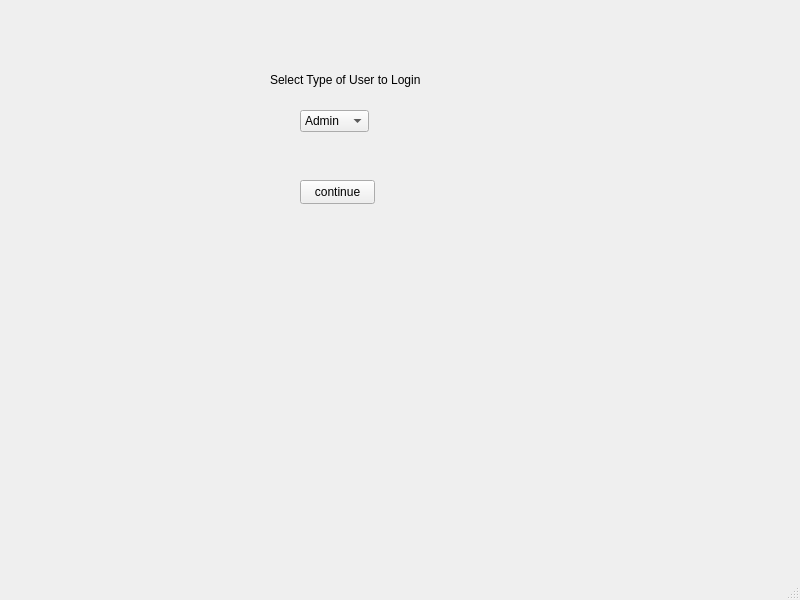
<?xml version="1.0" encoding="UTF-8"?>
<ui version="4.0">
 <class>MainWindow</class>
 <widget class="QMainWindow" name="MainWindow">
  <property name="geometry">
   <rect>
    <x>0</x>
    <y>0</y>
    <width>800</width>
    <height>600</height>
   </rect>
  </property>
  <property name="windowTitle">
   <string>MainWindow</string>
  </property>
  <widget class="QWidget" name="centralwidget">
   <widget class="QPushButton" name="continue_">
    <property name="geometry">
     <rect>
      <x>300</x>
      <y>180</y>
      <width>75</width>
      <height>24</height>
     </rect>
    </property>
    <property name="text">
     <string>continue</string>
    </property>
   </widget>
   <widget class="QComboBox" name="comboBox">
    <property name="geometry">
     <rect>
      <x>300</x>
      <y>110</y>
      <width>69</width>
      <height>22</height>
     </rect>
    </property>
    <item>
     <property name="text">
      <string>Admin</string>
     </property>
    </item>
    <item>
     <property name="text">
      <string>Student</string>
     </property>
    </item>
   </widget>
   <widget class="QLabel" name="usertype">
    <property name="geometry">
     <rect>
      <x>270</x>
      <y>70</y>
      <width>151</width>
      <height>20</height>
     </rect>
    </property>
    <property name="text">
     <string>Select Type of User to Login</string>
    </property>
   </widget>
  </widget>
  <widget class="QMenuBar" name="menubar">
   <property name="geometry">
    <rect>
     <x>0</x>
     <y>0</y>
     <width>800</width>
     <height>22</height>
    </rect>
   </property>
  </widget>
  <widget class="QStatusBar" name="statusbar"/>
 </widget>
 <resources/>
 <connections/>
</ui>
